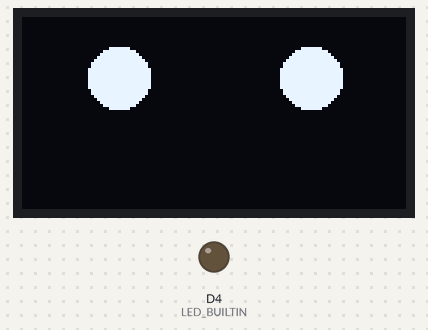
A sketch run on a simulated ESP8266 (Wemos D1 mini). On the bench: 128×64 one-colour display, output pins drawn as LEDs (lit = HIGH, except the on-board LED, lit = LOW). WiFi joins after 1.5 s; servers stay silent unless stated; what the sketch prints to the serial monitor is not drawn.

Above: at 2.7 s.
At 3.93 s:
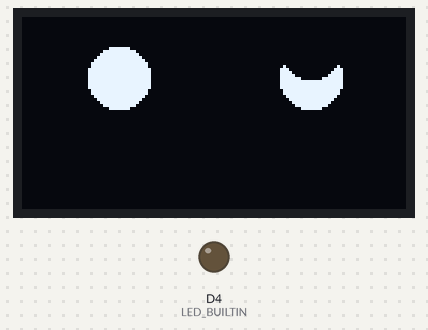

The sketch:

Wemos_test_OLED.ino
```cpp
#include <Wire.h>
#include "myWifi.h"
#include "Oled_Disp.h"
#include "myFunctions.h"

bool b = false;

void setup() {
  pinMode(LED_BUILTIN, OUTPUT);
  Serial.begin(9600);
  Wire.begin(D2, D1);
  initWifi();
  // i2cScanner();
  initOLED();
}

void loop() {
  // if(!b){
  //   oledDispString("Peee...");
  // } else {
  //   oledDispString("Pooo...");
  // }
  // delay(800);
  // toggleLed();
  // b=!b;
  wink();  delay(1000);
}
```

Oled_Disp.cpp
```cpp
#include "Oled_Disp.h"
#include <Arduino.h>

#include<Wire.h>
#include <Adafruit_GFX.h>
#include <Adafruit_SSD1306.h>

// Define OLED display width and height
#define SCREEN_WIDTH 128
#define SCREEN_HEIGHT 64

// Create an SSD1306 display object
#define OLED_RESET     -1 // Reset pin # (or -1 if sharing Arduino reset pin)
Adafruit_SSD1306 display(SCREEN_WIDTH, SCREEN_HEIGHT, &Wire, OLED_RESET);
#define SCREEN_ADDRESS 0x3C ///< See datasheet for Address; 0x3D for 128x64, 0x3C for 128x32

void i2cScanner() {
  Serial.println("I2C Scanner");
  for (byte address = 1; address < 127; ++address) {
    Wire.beginTransmission(address);
    if (Wire.endTransmission() == 0) {
      Serial.print("Found I2C Device at: 0x");
      Serial.println(address, HEX);
    }
    //toggleLed();
  }
}

void initOLED() {
  // Initialize OLED display
  // SSD1306_SWITCHCAPVCC = generate display voltage from 3.3V internally
  if(!display.begin(SSD1306_SWITCHCAPVCC, SCREEN_ADDRESS)) {
    Serial.println(F("SSD1306 allocation failed"));
    for(;;); // Don't proceed, loop forever
  }
  display.clearDisplay();               // Clear the buffer
  display.setTextSize(1);               // Set text size
  display.setTextColor(SSD1306_WHITE);  // Set text color
}

void oledDispString(String message) {
  display.clearDisplay();
  display.setCursor(0, 10); // X, Y
  display.println(message);
  display.display();
}

#define LeftEyeX 32
#define LeftEyeY 20
#define RightEyeX 96
#define RightEyeY 20
#define EyeRadius 10

/*
0 - Both
1 - Left
2 - Right
*/
void eyes_0(int a) {
  if(a==0 || a==1) { display.fillCircle(LeftEyeX, LeftEyeY, EyeRadius, WHITE); }
  if(a==0 || a==2) { display.fillCircle(RightEyeX, RightEyeY, EyeRadius, WHITE); }
  display.display();
}

void eyes_1(int a) {
  display.fillCircle(LeftEyeX, LeftEyeY, EyeRadius, WHITE); if(a==0 || a==1) { display.fillCircle(LeftEyeX, LeftEyeY-10, EyeRadius, BLACK); }
  display.fillCircle(RightEyeX, RightEyeY, EyeRadius, WHITE); if(a==0 || a==2) { display.fillCircle(RightEyeX, RightEyeY-10, EyeRadius, BLACK); }
  display.display();
}

void eyes_2(int a) {
  display.fillCircle(LeftEyeX, LeftEyeY, EyeRadius, WHITE); if(a==0 || a==1) { display.fillCircle(LeftEyeX, LeftEyeY-5, EyeRadius, BLACK); }
  display.fillCircle(RightEyeX, RightEyeY, EyeRadius, WHITE); if(a==0 || a==2) { display.fillCircle(RightEyeX, RightEyeY-5, EyeRadius, BLACK); }
  display.display();
}

void eyes_3(int a) {
  display.fillCircle(LeftEyeX, LeftEyeY, EyeRadius, WHITE); if(a==0 || a==1) { display.fillCircle(LeftEyeX, LeftEyeY-1, EyeRadius, BLACK); }
  display.fillCircle(RightEyeX, RightEyeY, EyeRadius, WHITE); if(a==0 || a==2) { display.fillCircle(RightEyeX, RightEyeY-1, EyeRadius, BLACK); }
  display.display();
}

void wink() {
  eyes_0(0);  delay(100);
  eyes_1(2);  delay(50);
  eyes_2(2);  delay(50);
  eyes_3(2);  delay(100);
  eyes_2(2);  delay(50);
  eyes_1(2);  delay(50);
  eyes_0(0);  delay(100);
}

void blink() {
  eyes_0(0);  delay(100);
  eyes_1(0);  delay(50);
  eyes_2(0);  delay(50);
  eyes_3(0);  delay(100);
  eyes_2(0);  delay(50);
  eyes_1(0);  delay(50);
  eyes_0(0);  delay(100);
}
//////////////////////////////////////////////////////////////////////////////
void drawFace() {
  display.drawRoundRect(0, 0, 128, 64, 8, WHITE);
  display.display();
}
```

Oled_Disp.h
```cpp
#ifndef OLED_DISP_H
#define OLED_DISP_H
#include <Arduino.h>
// Function declarations
void i2cScanner();
void initOLED();
void oledDispString(String message);
void wink();
void drawFace();

#endif // OLED_DISP_H
```

myFunctions.cpp
```cpp
#include "myFunctions.h"
#include <Arduino.h>

bool a = false;

void toggleLed() {
  a = !a;
  if(a) {
    digitalWrite(LED_BUILTIN, HIGH);
  } else {
    digitalWrite(LED_BUILTIN, LOW);
  }
}
```

myFunctions.h
```cpp
#ifndef MYFUNCTIONS_H
#define MYFUNCTIONS_H

void toggleLed();

#endif // MYFUNCTIONS_H
```

myWifi.cpp
```cpp
#include "myWifi.h"
#include <Arduino.h>

#include<ESP8266WiFi.h>

const char* ssid = "Improvians";
const char* password = "ImproviansA1+";

void initWifi() {
  digitalWrite(LED_BUILTIN, LOW);
  Serial.println();
  Serial.println("Connecting to Wi-Fi...");
  WiFi.begin(ssid, password);
  while (WiFi.status() != WL_CONNECTED) {
    delay(1000);
    Serial.print(".");
    //toggleLed();
  }
  Serial.println("\nWi-Fi connected!");
  Serial.print("IP address: ");
  Serial.println(WiFi.localIP());
  digitalWrite(LED_BUILTIN, HIGH);
}
```

myWifi.h
```cpp
#ifndef MYWIFI_H
#define MYWIFI_H

// Function declarations
void initWifi();

#endif // MYWIFI_H
```

Measured:
- what the display in image 0 shows lasts 1.3 s, from 2.6 s to 3.9 s
